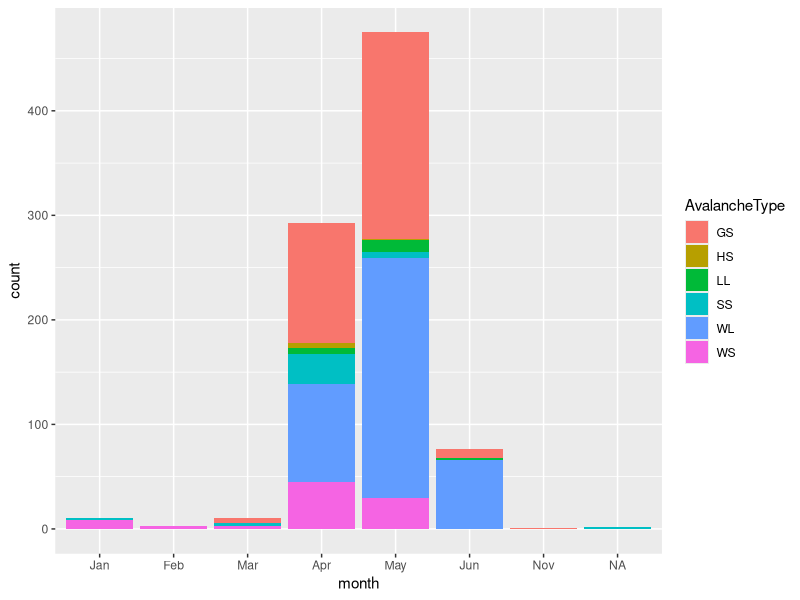
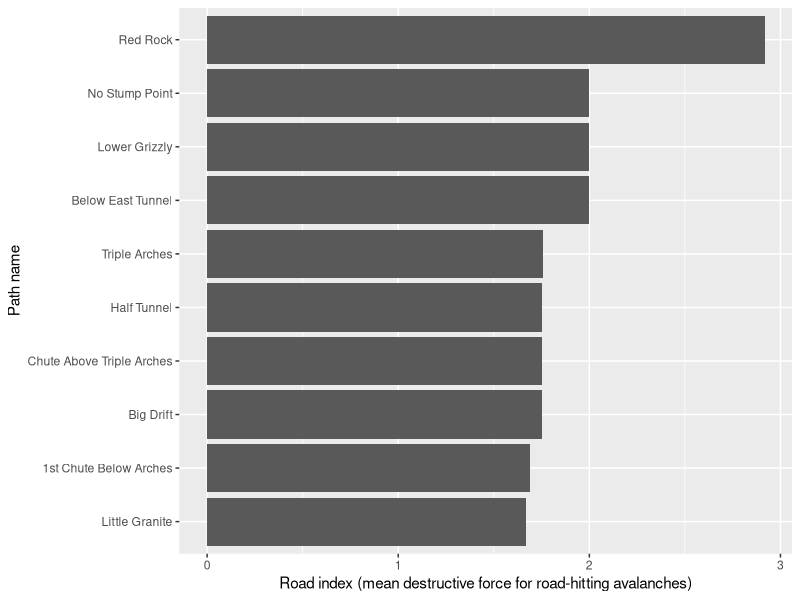
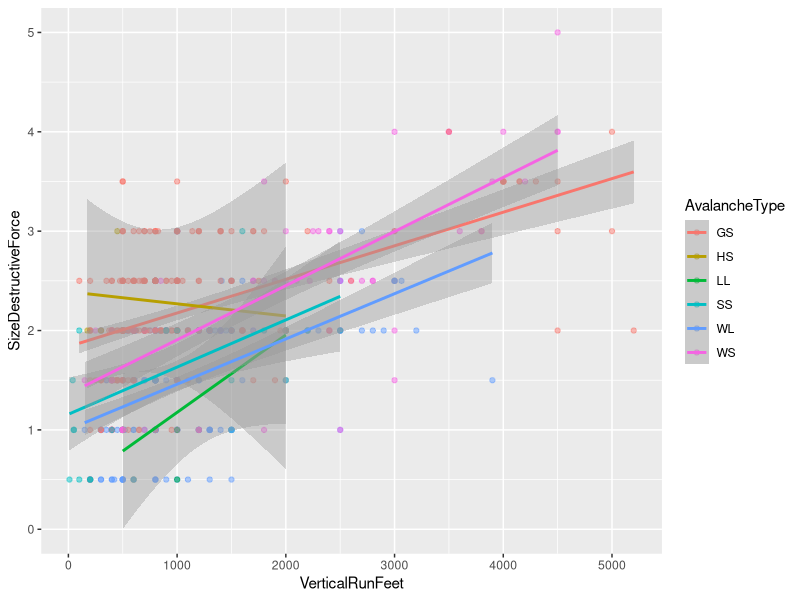

The R source for these figures, in order:
## ---- chunk 1
#| label: setup-packages
#| include: false

library(readr)
library(dplyr)
library(ggplot2)
library(lubridate)

avalanches <- read_csv(
  "GTSR Avalanche Occurrences 2003-2020.csv",
  col_types = cols(
    Date = col_date(format = "%m/%d/%Y"),
    Time = col_time(format = "%H:%M:%S")
  )
)

avalanches <- avalanches %>%
  filter(!is.na(AvalancheType))
## ---- chunk 2
#| label: fig-monthly-avalanches
#| fig-cap: "Number of recorded avalanches by month and type."

avalanches$month <- month(avalanches$Date, label = TRUE)

ggplot(avalanches, aes(x = month, fill = AvalancheType)) +
  geom_bar(position = "stack")
## ---- chunk 3
#| label: key-paths-table
#| echo: true

key_paths <- avalanches %>%
  group_by(PathName) %>%
  summarise(
    clearing_time = sum(TimeToClear, na.rm = TRUE),
    mean_depth    = mean(RoadBurialDepth, na.rm = TRUE),
    mean_length   = mean(RoadBurialLength, na.rm = TRUE),
    road_index    = mean((HitRoad == "Yes") * SizeDestructiveForce, na.rm = TRUE),
    frequency     = n()
  )

top10_paths <- key_paths %>%
  arrange(desc(road_index)) %>%
  slice_head(n = 10)

top10_paths
## ---- chunk 4
#| label: fig-road-index
#| fig-cap: "Top 10 paths by average destructive force for avalanches that hit the road."
#| echo: true

ggplot(top10_paths, aes(x = reorder(PathName, road_index), y = road_index)) +
  geom_col() +
  coord_flip() +
  xlab("Path name") +
  ylab("Road index (mean destructive force for road-hitting avalanches)")
## ---- chunk 5
#| label: fig-size-vs-run
#| fig-cap: "Vertical run versus destructive force, colored by avalanche type."

ggplot(avalanches, aes(VerticalRunFeet, SizeDestructiveForce,
                       color = AvalancheType)) +
  geom_point(alpha = 0.5) +
  geom_smooth(method = "lm", se = TRUE)
